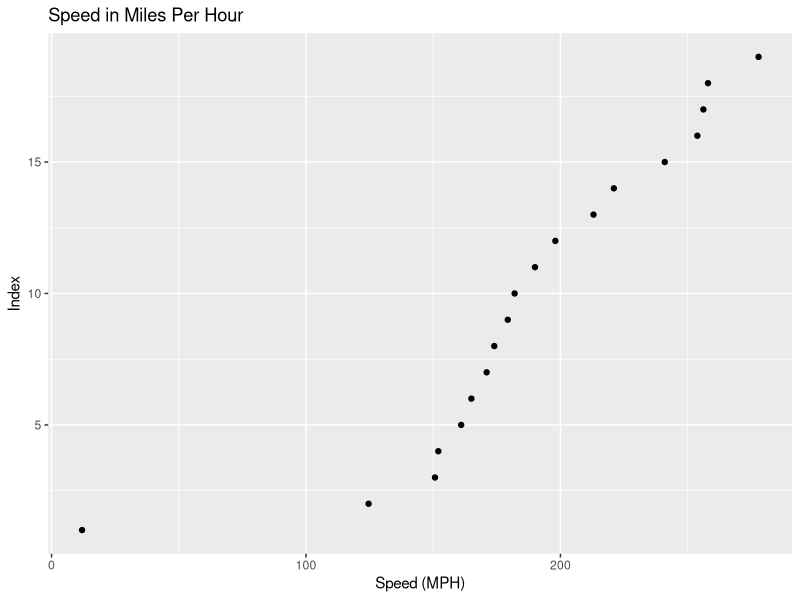
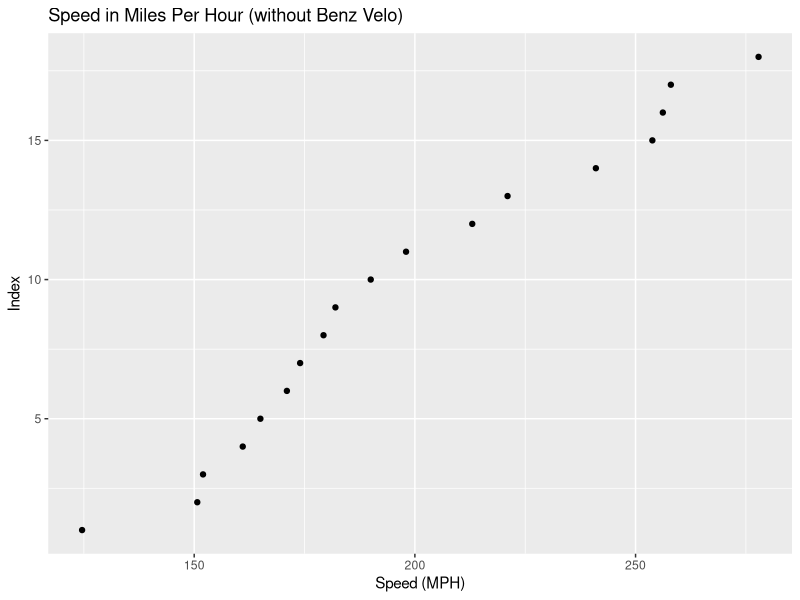
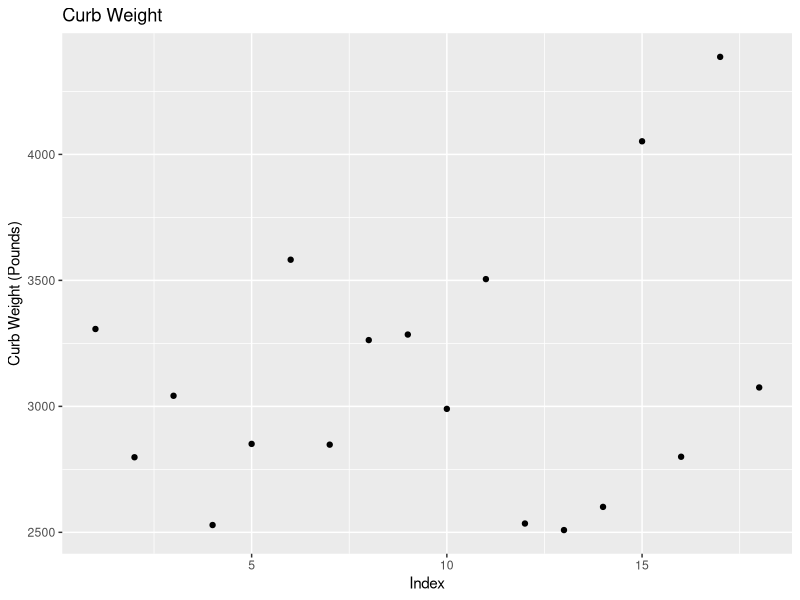
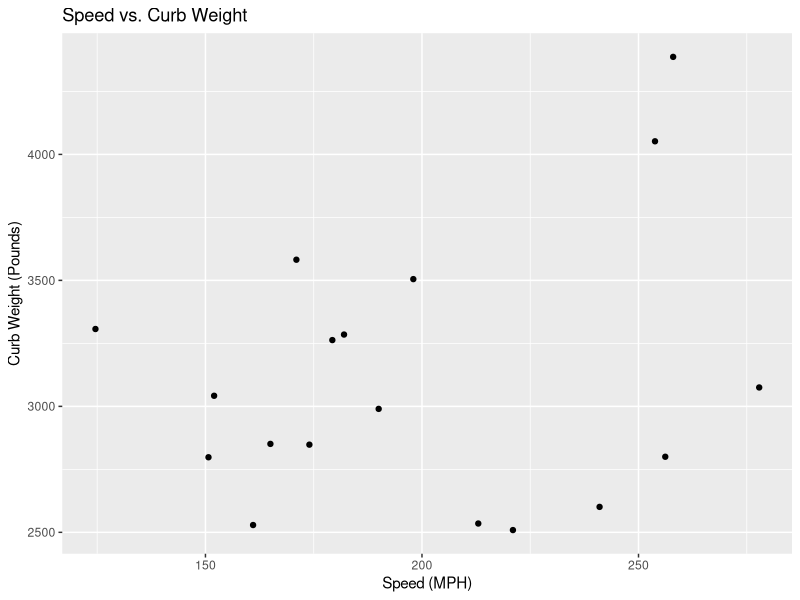
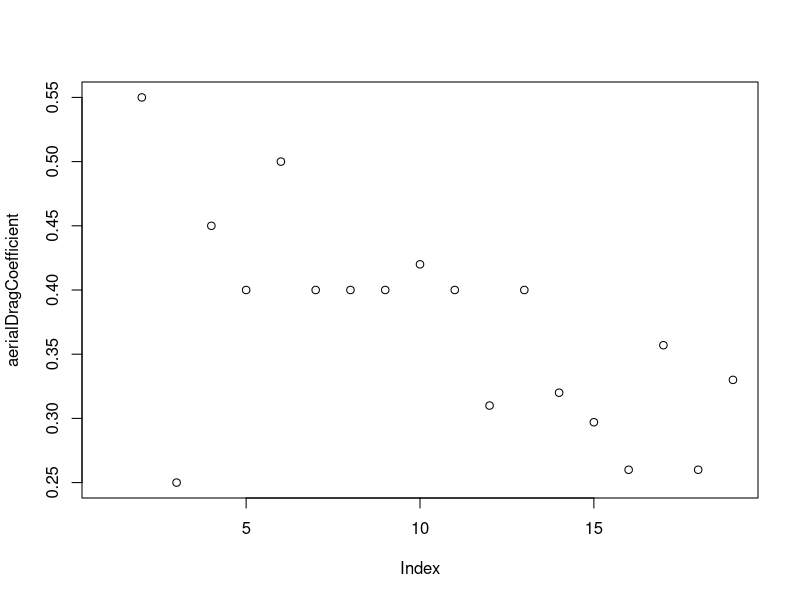
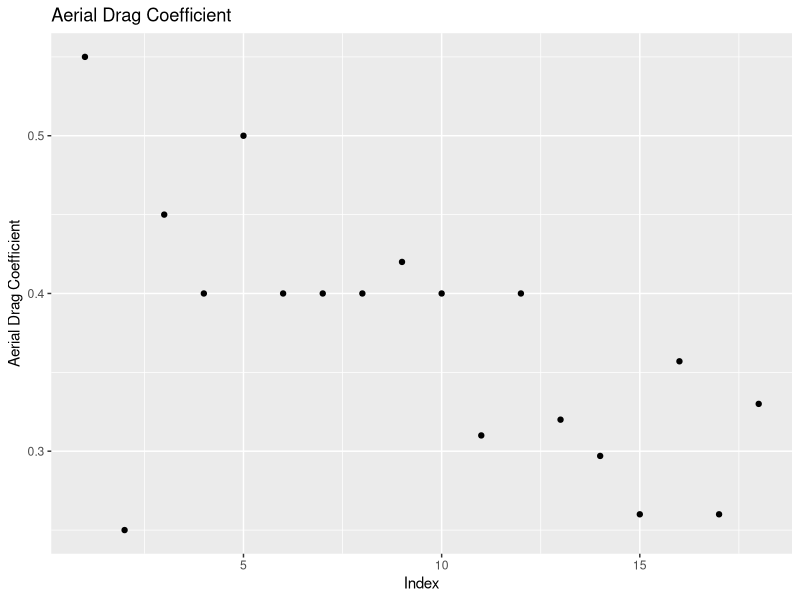
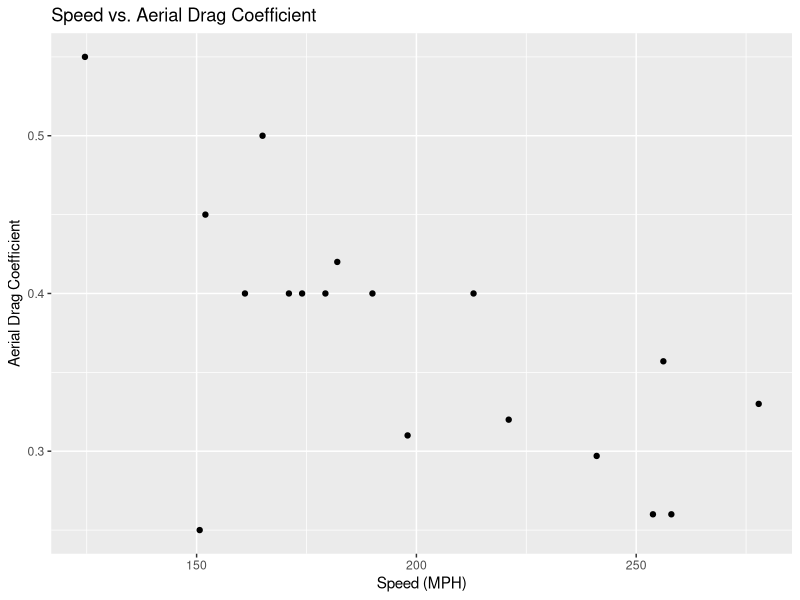
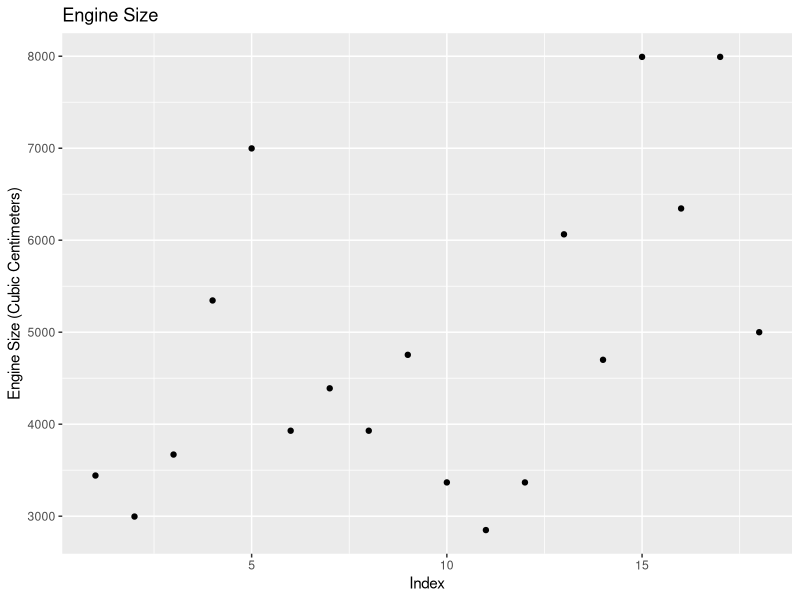

Write the R code that produced these figures, in order.
## ---- chunk 1
library(ggplot2)
years <- c(1894, 1949, 1955, 1959, 1963, 1965, 1967, 1968, 1969, 1982, 1983, 1986, 1987, 1993, 2004, 2005, 2007, 2010, 2017)


makeModel <- c("Benz Velo", "Jaguar XK120", "Mercedes-Benz 300SL", "Aston Martin DB4 GT", "Iso Grifo GL 365", "AC Cobra Mk III 427", "Lamborghini Miura P400", "Ferrari 365 GTB/4 Daytona", "Lamborghini Miura P400S", "Lamborghini Countach LP500 S", "Ruf BTR", "Porsche 959", "Ruf CTR", "McLaren F1", "Koenigsegg CCR", "Bugatti Veyron EB 16.4", "SSC Ultimate Aero TT", "Bugatti Veyron 16.4 Super Sport", "Koenigsegg Agera RS")

table(years, makeModel)

## ---- chunk 2
speed <- c(12, 124.6, 150.7, 152, 161, 165, 171, 174, 179.3, 182, 190, 198, 213, 221, 241.009, 253.81, 256.18, 258, 277.87)


ggplot(data.frame(speed), aes(x = speed, y = c(1, 2, 3, 4, 5, 6, 7, 8, 9, 10, 11, 12, 13, 14, 15, 16, 17, 18, 19))) +
    geom_point() + 
    labs(title = "Speed in Miles Per Hour", x = "Speed (MPH)", y = "Index")

## ---- chunk 3

ggplot(data.frame(speed[-1]), aes(x = speed[-1], y = c(1, 2, 3, 4, 5, 6, 7, 8, 9, 10, 11, 12, 13, 14, 15, 16, 17, 18))) +
    geom_point() + 
    labs(title = "Speed in Miles Per Hour (without Benz Velo)", x = "Speed (MPH)", y = "Index")

## ---- chunk 4
curbWeight <- c(NA, 2855, 3307, 2798, 3042, 2529, 2851, 3582, 2848, 3263, 3285, 2990, 3505, 2535, 2509, 2601, 4052, 2800, 4387, 3075)

sd(curbWeight[-1])
range(curbWeight[-1])

ggplot(data.frame(curbWeight[-1:-2]), aes(y = curbWeight[-1:-2], x = c(1, 2, 3, 4, 5, 6, 7, 8, 9, 10, 11, 12, 13, 14, 15, 16, 17, 18))) +
    geom_point() + 
    labs(title = "Curb Weight", x = "Index", y = "Curb Weight (Pounds)")

ggplot(data.frame(speed[-1], curbWeight[-1:-2]), aes(y = curbWeight[-1:-2], x = speed[-1])) +
    geom_point() + 
    labs(title = "Speed vs. Curb Weight", x = "Speed (MPH)", y = "Curb Weight (Pounds)")
## ---- chunk 5
speedCurbWeightCorrelation <- cor(speed[-1], curbWeight[-1:-2])
speedCurbWeightCorrelation
## ---- chunk 6
aerialDragCoefficient <- c(NA, 0.55, 0.25, 0.45, 0.40, 0.5, 0.4, 0.4, 0.4, 0.42, 0.4, 0.31, 0.4, 0.32, 0.297, 0.26, 0.357, 0.26, 0.33)
plot(aerialDragCoefficient)

ggplot(data.frame(aerialDragCoefficient[-1]), aes(y = aerialDragCoefficient[-1], x = c(1, 2, 3, 4, 5, 6, 7, 8, 9, 10, 11, 12, 13, 14, 15, 16, 17, 18))) +
    geom_point() + 
    labs(title = "Aerial Drag Coefficient", x = "Index", y = "Aerial Drag Coefficient")

ggplot(data.frame(speed[-1], aerialDragCoefficient[-1]), aes(y = aerialDragCoefficient[-1], x = speed[-1])) +
    geom_point() + 
    labs(title = "Speed vs. Aerial Drag Coefficient", x = "Speed (MPH)", y = "Aerial Drag Coefficient")
## ---- chunk 7
speedAerialDragCoefficient <- cor(speed[-1], aerialDragCoefficient[-1])
speedAerialDragCoefficient
## ---- chunk 8
engineSize <- c(1045, 3442, 2996, 3670, 5345, 6998, 3929, 4390, 3929, 4754, 3367, 2849, 3367, 6064, 4700, 7993, 6345, 7993, 5000)

ggplot(data.frame(engineSize[-1]), aes(y = engineSize[-1], x = c(1, 2, 3, 4, 5, 6, 7, 8, 9, 10, 11, 12, 13, 14, 15, 16, 17, 18))) +
    geom_point() + 
    labs(title = "Engine Size", x = "Index", y = "Engine Size (Cubic Centimeters)")

ggplot(data.frame(speed[-1], engineSize[-1]), aes(y = engineSize[-1], x = speed[-1])) +
    geom_point() + 
    labs(title = "Speed vs. Engine Size", x = "Speed (MPH)", y = "Engine Size (Cubic Centimeters)")
## ---- chunk 9
speedEngineSizeCorrelation <- cor(speed[-1], engineSize[-1])
speedEngineSizeCorrelation
## ---- chunk 10
numberOfCylinders <- c(1, 6, 6, 6, 8, 8, 12, 12, 12, 12, 6, 6, 6, 12, 8, 16, 8, 16, 8)

ggplot(data.frame(numberOfCylinders[-1]), aes(y = numberOfCylinders[-1], x = c(1, 2, 3, 4, 5, 6, 7, 8, 9, 10, 11, 12, 13, 14, 15, 16, 17, 18))) +
    geom_point() + 
    labs(title = "Number of Cylinders", x = "Index", y = "Number of Cylinders")

ggplot(data.frame(speed[-1], numberOfCylinders[-1]), aes(y = numberOfCylinders[-1], x = speed[-1])) +
    geom_point() + 
    labs(title = "Speed vs. Number of Cylinders", x = "Speed (MPH)", y = "Number of Cylinders")
## ---- chunk 11
speedNumberOfCylindersCorrelation <- cor(speed[-1], numberOfCylinders[-1])
speedNumberOfCylindersCorrelation
## ---- chunk 12
turboChargers <- c(0, 0, 0, 0, 0, 0, 0, 0, 0, 0, 1, 2, 2, 0, 2, 4, 0, 4, 2)

ggplot(data.frame(turboChargers[-1]), aes(y = turboChargers[-1], x = c(1, 2, 3, 4, 5, 6, 7, 8, 9, 10, 11, 12, 13, 14, 15, 16, 17, 18))) +
    geom_point() + 
    labs(title = "Number of Turbochargers", x = "Index", y = "Number of Turbochargers")

ggplot(data.frame(speed[-1], turboChargers[-1]), aes(y = turboChargers[-1], x = speed[-1])) +
    geom_point() + 
    labs(title = "Speed vs. Number of Turbochargers", x = "Speed (MPH)", y = "Number of Turbochargers")
## ---- chunk 13
speedTurboChargersCorrelation <- cor(speed[-1], turboChargers[-1])
speedTurboChargersCorrelation
## ---- chunk 14
brakeHorsepower <- c(1.5, 160, 212, 302, 360, 485, 350, 352, 370, 375, 369, 444, 463, 618, 806, 987, 1183, 1183, 1341)

ggplot(data.frame(brakeHorsepower[-1]), aes(y = brakeHorsepower[-1], x = c(1, 2, 3, 4, 5, 6, 7, 8, 9, 10, 11, 12, 13, 14, 15, 16, 17, 18))) +
    geom_point() + 
    labs(title = "Brake Horsepower", x = "Index", y = "Brake Horsepower")

ggplot(data.frame(speed[-1], brakeHorsepower[-1]), aes(y = brakeHorsepower[-1], x = speed[-1])) +
    geom_point() + 
    labs(title = "Speed vs. Brake Horsepower", x = "Speed (MPH)", y = "Brake Horsepower")


speedBrakeHorsepowerCorrelation <- cor(speed[-1], brakeHorsepower[-1])
speedBrakeHorsepowerCorrelation
## ---- chunk 15
torque <- c(NA, 193, 217, 240, 360, 480, 295, 318, 295, 308, 350, 369, 408, 479, 679, 922, 634, 1106, 944)

ggplot(data.frame(torque[-1]), aes(y = torque[-1], x = c(1, 2, 3, 4, 5, 6, 7, 8, 9, 10, 11, 12, 13, 14, 15, 16, 17, 18))) +
    geom_point() + 
    labs(title = "Torque", x = "Index", y = "Torque (Pound-Feet)")

ggplot(data.frame(speed[-1], torque[-1]), aes(y = torque[-1], x = speed[-1])) +
    geom_point() + 
    labs(title = "Speed vs. Torque", x = "Speed (MPH)", y = "Torque (Pound-Feet)")


speedTorqueCorrelation <- cor(speed[-1], torque[-1])
speedTorqueCorrelation
## ---- chunk 16
transmission <- c("auto", "auto", "auto", "auto", "manual", "manual", "manual", "manual", "manual", "manual", "manual", "manual", "manual", "manual", "manual", "dct", "auto", "dct", "dct")
table(makeModel[-1], transmission[-1])
## ---- chunk 17

ggplot(data.frame(speed[-1], years[-1]), aes(y = years[-1], x = speed[-1])) +
    geom_point() + 
    labs(title = "Speed vs. Year", x = "Speed (MPH)", y = "Year")

ggplot(data.frame(speed, years), aes(y = years, x = speed)) +
    geom_point() + 
    labs(title = "Speed vs. Year", x = "Speed (MPH)", y = "Year")

speedYearCorrelation <- cor(speed, years)
speedYearCorrelation
